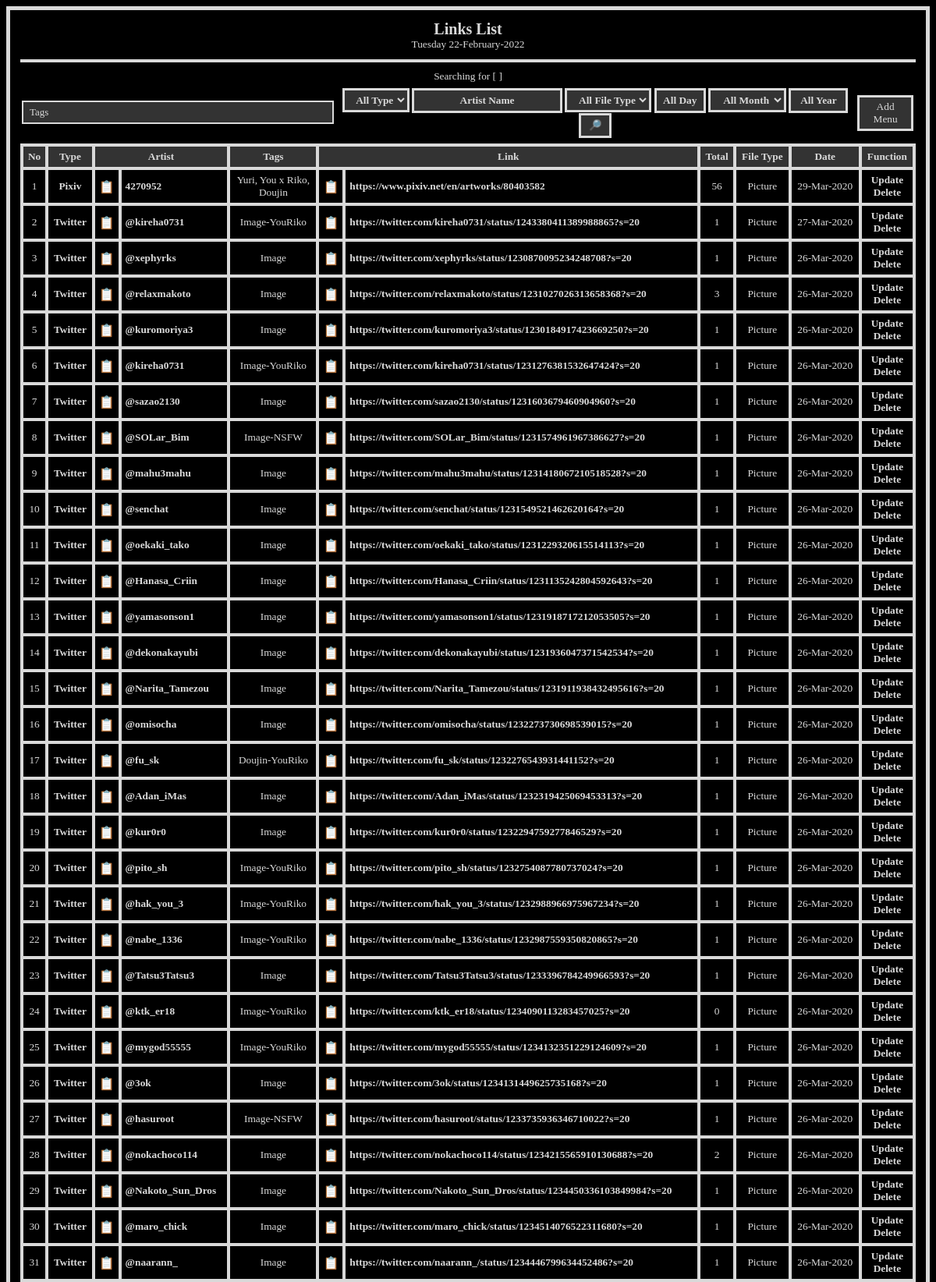
The page / (upper part) on the database its author committed.
### tables this page shows
CREATE TABLE `links` (
  `link_id` int(11) NOT NULL,
  `type_id` int(11) NOT NULL,
  `artist` varchar(50) NOT NULL,
  `tags_id` text NOT NULL,
  `link` text NOT NULL,
  `img_amount` int(11) NOT NULL,
  `file_type_id` int(11) NOT NULL,
  `input_date` date NOT NULL
);

CREATE TABLE `type` (
  `type_id` int(11) NOT NULL,
  `type_name` varchar(50) NOT NULL,
  `type_link` text NOT NULL
);

CREATE TABLE `tags` (
  `tags_id` int(11) NOT NULL,
  `tags_name` varchar(50) NOT NULL,
  `total_tags` bigint(20) NOT NULL
);

CREATE TABLE `file_type` (
  `file_type_id` int(11) NOT NULL,
  `file_type` varchar(10) NOT NULL
);

### index.php (the view, shortened to what this page needs)
<?php
    include "config/config.php";
    $typeSrc =  (isset($_GET['t'])) ? $_GET['t'] : "";
    $tagsSrc = (isset($_GET['ta'])) ? $_GET['ta'] : "";
    $fileTypeSrc = (isset($_GET['ft'])) ? $_GET['ft'] : "";
    $artistSrc = (isset($_GET['a'])) ? $_GET['a'] : "";
    $sortSrc = (isset($_GET['s'])) ? $_GET['s'] : "";
    $orderSrc = (isset($_GET['o'])) ? $_GET['o'] : "";
    $daySrc = (isset($_GET['d'])) ? $_GET['d'] : "";
    $monthSrc = (isset($_GET['m'])) ? $_GET['m'] : "";
    $yearSrc = (isset($_GET['y'])) ? $_GET['y'] : "";
    $tagsRep = str_replace('"',"%",$tagsSrc);
    $tagsRep1 = substr($tagsRep, 1, -1);
    $tagsRep2 = "'" . "$tagsRep1" . "'";
    $tagsRep3 = str_replace(',',"' AND links.tags_id LIKE '",$tagsRep2);
    $typeQuery = ($typeSrc == "") ? "type.type_id!=''" : "type.type_id='$typeSrc'";
    $tagsQuery = ($tagsRep3 == "''") ? "links.tags_id!=''" : "links.tags_id LIKE $tagsRep3";
    $fileTypeQuery = ($fileTypeSrc == "") ? "file_type.file_type_id!=''" : "file_type.file_type_id='$fileTypeSrc'";
    $artistQuery = ($artistSrc == "") ? "links.artist!=''" : "links.artist LIKE'%$artistSrc%'";
    $sortQuery = ($sortSrc == "" && $orderSrc == "") ? "links.link_id DESC" : "links.$sortSrc $orderSrc";
    $dayQuery = ($daySrc == "") ? "" : "%$daySrc";
    $monthQuery = ($monthSrc == "") ? "" : "%$monthSrc%";
    $yearQuery = ($yearSrc == "") ? "" : "$yearSrc%";
    $dateQuery = ($daySrc != "" OR $monthSrc != "" OR $yearSrc) ? "links.input_date LIKE '$yearQuery$monthQuery$dayQuery'" : " links.input_date!= ''" ;
    $linkPerPage = 50;
	$p = (isset($_GET['p']))? $_GET['p'] : "";
    $activePage = ($p == "")? 1 : $p;
    $firstItem = ($linkPerPage * $activePage) - $linkPerPage;
    $no = $firstItem + 1;
    $linksListTable = mysqli_query($connect, "SELECT * FROM links INNER JOIN type ON links.type_id=type.type_id INNER JOIN file_type ON links.file_type_id=file_type.file_type_id WHERE $typeQuery AND $tagsQuery AND $fileTypeQuery AND $dateQuery AND $artistQuery ORDER BY $sortQuery LIMIT $firstItem, $linkPerPage ");
?>
<!DOCTYPE html>
<html lang="en">
<head>
    <link rel="stylesheet" href="config/style.css">
    <link rel="stylesheet" href="config/selectize.custom.css">
</head>
<form action="" method="post">
<body>
<table align="center" border="0" class="index" width="100%">
            <tr>
                <td colspan="3" align="center">
                    <h3>Links List</h3>
                   <?= date("l d-F-Y")?>
                </td>
            </tr>
            <tr>
                <td colspan="3"><hr></td>
            </tr>
            <tr>
               <td align="center" colspan="3">
               Searching for [
                ]
               </td>
            </tr>
            <tr>
                <td colspan="3" align="center">
                    <table class="function" width="100%">
                        <tr>
                            <td style="padding: 1px 0px" align="left">
                                <div id="wrapper">
                                </div>
                            </td>
                            <td align="center">
                                <select name="type_id">
                                    <?php
                                        if($typeSrc == ""){
                                            ?>
                                    <option hidden value="">All Type</option>
                                    <?php }else{
                                        $linksRow1 = mysqli_fetch_array(mysqli_query($connect, "SELECT * FROM type WHERE type_id='$typeSrc'"));
                                    ?>
                                    <option hidden value="<?= $typeSrc?>"><?= $linksRow1['type_name']?></option>
                                    <?php }?>
                                </select>
                                <input type="text" name="artist" placeholder="Artist Name" value="<?=$artistSrc?>">
                                <select name="file_type_id">
                                    <?php
                                        if($fileTypeSrc == ""){
                                    ?>
                                    <option hidden value="">All File Type</option>
                                    <?php }else{
                                        $fileTypeRow3 = mysqli_fetch_array(mysqli_query($connect, "SELECT * FROM file_type WHERE file_type_id='$fileTypeSrc'"));
                                    ?>
                                    <option hidden value="<?= $fileTypeSrc?>"><?= $fileTypeRow3['file_type']?></option>
                                    <?php }?>
                                </select>
                                <input style="width:50px;" value="<?=$daySrc?>" type="number" placeholder="All Day" name="day" onKeyPress="return check(event,value)" onInput="checkLength(2,this)">
                                <select name="month">
                                    <?php
                                        if($monthSrc == ""){
                                    ?>
                                    <option hidden value="">All Month</option>
                                    <?php }elseif($monthSrc == "1"){?>
                                        <option hidden value="1">January</option>
                                    <?php }elseif($monthSrc == "2"){?>
                                        <option hidden value="2">Febuary</option>
                                    <?php }elseif($monthSrc == "3"){?>
                                        <option hidden value="3">March</option>
                                    <?php }elseif($monthSrc == "4"){?>
                                        <option hidden value="4">April</option>
                                    <?php }elseif($monthSrc == "5"){?>
                                        <option hidden value="5">May</option>
                                    <?php }elseif($monthSrc == "6"){?>
                                        <option hidden value="6">June</option>
                                    <?php }elseif($monthSrc == "7"){?>
                                        <option hidden value="7">July</option>
                                    <?php }elseif($monthSrc == "8"){?>
                                        <option hidden value="8">August</option>
                                    <?php }elseif($monthSrc == "9"){?>
                                        <option hidden value="9">September</option>
                                    <?php }elseif($monthSrc == "10"){?>
                                        <option hidden value="10">October</option>
                                    <?php }elseif($monthSrc == "11"){?>
                                        <option hidden value="11">November</option>
                                    <?php }elseif($monthSrc == "12"){?>
                                        <option hidden value="12">Descember</option>
                                    <?php }?>
                                </select>
                                <input value="<?=$yearSrc?>" style="width:60px;" type="number" name="year" placeholder="All Year" onKeyPress="return check(event,value)" onInput="checkLength(4,this)">
                                <input type="submit" name="search" value="🔎" >
                            </td>
                            <td align="right">
                            <div class="dropdown">
                                <button class="dropbtn">Add Menu</button>
                            </div>
                            </td>
                        </tr>
                    </table>
                    </form>
            <tr>
                <td colspan="3" align="center">
                    <table class="list" width="100%" cellspacing="0">
                        <tr>
                            <th>No</th>
                            <th>Type</th>
                            <th colspan="2">
                            <?php if($sortSrc == "artist" && $orderSrc == "DESC"){?>
                                <a class="sort" href='?t=<?=$typeSrc?>&ta=<?=$tagsSrc?>&ft=<?=$fileTypeSrc?>&d=<?=$daySrc?>&m=<?=$monthSrc?>&y=<?=$yearSrc?>&a=<?=$artistSrc?>&s=artist&o=ASC&p=1'>Artist&#9660;</a>
                            <?php }elseif($sortSrc == "artist" && $orderSrc == "ASC"){?>
                                <a class="sort" href='?t=<?=$typeSrc?>&ta=<?=$tagsSrc?>&ft=<?=$fileTypeSrc?>&d=<?=$daySrc?>&m=<?=$monthSrc?>&y=<?=$yearSrc?>&a=<?=$artistSrc?>&s=&o=&p=1'>Artist&#9650;</a>
                            <?php }else{?>
                                <a class="sort" href='?t=<?=$typeSrc?>&ta=<?=$tagsSrc?>&ft=<?=$fileTypeSrc?>&d=<?=$daySrc?>&m=<?=$monthSrc?>&y=<?=$yearSrc?>&a=<?=$artistSrc?>&s=artist&o=DESC&p=1'>Artist</a>
                            <?php }?>
                            </th>
                            <th width="100px">Tags</th>
                            <th colspan="2">Link</th>
                            <th >
                            <?php if($sortSrc == "img_amount" && $orderSrc == "DESC"){?>
                                <a class="sort" href='?t=<?=$typeSrc?>&ta=<?=$tagsSrc?>&ft=<?=$fileTypeSrc?>&d=<?=$daySrc?>&m=<?=$monthSrc?>&y=<?=$yearSrc?>&a=<?=$artistSrc?>&s=img_amount&o=ASC&p=1'>Total&#9660;</a>
                            <?php }elseif($sortSrc == "img_amount" && $orderSrc == "ASC"){?>
                                <a class="sort" href='?t=<?=$typeSrc?>&ta=<?=$tagsSrc?>&ft=<?=$fileTypeSrc?>&d=<?=$daySrc?>&m=<?=$monthSrc?>&y=<?=$yearSrc?>&a=<?=$artistSrc?>&s=&o=&p=1'>Total&#9650;</a>
                            <?php }else{?>
                                <a class="sort" href='?t=<?=$typeSrc?>&ta=<?=$tagsSrc?>&ft=<?=$fileTypeSrc?>&d=<?=$daySrc?>&m=<?=$monthSrc?>&y=<?=$yearSrc?>&a=<?=$artistSrc?>&s=img_amount&o=DESC&p=1'>Total</a>
                            <?php }?>
                            </th>
                            <th>File Type</th>
                            <th >
                            <?php if($sortSrc == "input_date" && $orderSrc == "DESC"){?>
                                <a class="sort" href='?t=<?=$typeSrc?>&ta=<?=$tagsSrc?>&ft=<?=$fileTypeSrc?>&d=<?=$daySrc?>&m=<?=$monthSrc?>&y=<?=$yearSrc?>&a=<?=$artistSrc?>&s=input_date&o=ASC&p=1'>Date&#9660;</a>
                            <?php }elseif($sortSrc == "input_date" && $orderSrc == "ASC"){?>
                                <a class="sort" href='?t=<?=$typeSrc?>&ta=<?=$tagsSrc?>&ft=<?=$fileTypeSrc?>&d=<?=$daySrc?>&m=<?=$monthSrc?>&y=<?=$yearSrc?>&a=<?=$artistSrc?>&s=&o=&p=1'>Date&#9650;</a>
                            <?php }else{?>
                                <a class="sort" href='?t=<?=$typeSrc?>&ta=<?=$tagsSrc?>&ft=<?=$fileTypeSrc?>&d=<?=$daySrc?>&m=<?=$monthSrc?>&y=<?=$yearSrc?>&a=<?=$artistSrc?>&s=input_date&o=DESC&p=1'>Date</a>
                            <?php }?>
                            </th>
                            <th>Function</th>
                        </tr>
                        <?php
                            while($linksListRow = mysqli_fetch_array($linksListTable)){
                                $dateT = strtotime($linksListRow['input_date']);
                                $n = $no++;
                        ?>
                        <tr>
                            <td align="center"><?= $n?></td>
                            <td class="caps" align="center">
                                <?php if($linksListRow['type_name'] != ""){?>
                                <a class="link" href="<?=$linksListRow['link_to_home']?>"><?= $linksListRow['type_name']?></a>
                                <?php }else{?>
                                    <?= $linksListRow['type_name']?>
                                <?php }?>
                            </td>
                            <td width="1px">
                                <?php if($linksListRow['type_name'] != ""){?>
                                    <a class="copy" id="btn<?= $n ?>" data-clipboard-text="<?=$linksListRow['link_to_user']?><?= $linksListRow['artist'] ?>" style="cursor:pointer">&#128203;</a>
                                <?php }else{?>
                                    <a class="copy" id="btn<?= $n ?>" data-clipboard-text="<?= $linksListRow['artist'] ?>" style="cursor:pointer">&#128203;</a>
                                <?php }?>
                            </td>
                            <td>
                                <?php if($linksListRow['type_name'] != ""){?>
                                    <a class="link" href="<?=$linksListRow['link_to_user']?><?= $linksListRow['artist']?>"><?= $linksListRow['artist']?></a>
                                <?php }else{?>
                                    <?= $linksListRow['artist']?>
                                <?php }?>
                            </td>
                            <td align="center">
                            <?php
                                $tagsno = 0;
                                $tags = json_decode($linksListRow['tags_id'], true);
                                $totalTags = count($tags);
                                while($tagsno < $totalTags){
                                    $t = $tagsno++;
                                    $rowTags = mysqli_fetch_array(mysqli_query($connect, "SELECT * FROM tags WHERE tags_id='$tags[$t]'"));
                                    echo $rowTags['tags_name'];
                                    if($tagsno != $totalTags){
                                        echo ", ";
                                    }
                                }
                            ?>
                            </td>
                            <td width="1px"><a class="copy" id="btn<?= $n ?>" data-clipboard-text="<?= $linksListRow['link'] ?>" style="cursor:pointer">&#128203;</a></td>
                            <td><a class="link" href="<?= $linksListRow['link']?>"><?= $linksListRow['link']?></a></td>
                            <td align="center"><?= $linksListRow['img_amount']?></td>
                            <td class="caps" align="center"><?= $linksListRow['file_type']?></td>
                            <td align="center"><?= date("d-M-Y", $dateT)?></td>
                            <td align="center"><a class="link" onclick="saveURL()" href="update?type=update-home&id=<?= $linksListRow['link_id']?>&t=<?= $linksListRow['type_id']?>">Update</a><a class="link" onclick="return confirm('Are you sure you want to delete?')" href="function?type=delete-home&id=<?= $linksListRow['link_id']?>&t=<?= $linksListRow['type_id']?>">Delete</a></td>
                        </tr>
                            <?php } ?>
                    </table>
                </td>
            </tr>
</body>
</html>

### rows shown on the page
links: n "1", type.type_name "Pixiv", artist "4270952", link "https://www.pixiv.net/en/artworks/80403582", img_amount "56", file_type.file_type "Picture", input_date "29-Mar-2020"
tags: tags_name "Yuri"
tags: tags_name "You x Riko"
tags: tags_name "Doujin"
links: n "2", type.type_name "Twitter", artist "@kireha0731", link "https://twitter.com/kireha0731/status/1243380411389988865?s=20", img_amount "1", file_type.file_type "Picture", input_date "27-Mar-2020"
tags: tags_name "Image-YouRiko"
links: n "3", type.type_name "Twitter", artist "@xephyrks", link "https://twitter.com/xephyrks/status/1230870095234248708?s=20", img_amount "1", file_type.file_type "Picture", input_date "26-Mar-2020"
tags: tags_name "Image"
links: n "4", type.type_name "Twitter", artist "@relaxmakoto", link "https://twitter.com/relaxmakoto/status/1231027026313658368?s=20", img_amount "3", file_type.file_type "Picture", input_date "26-Mar-2020"
links: n "5", type.type_name "Twitter", artist "@kuromoriya3", link "https://twitter.com/kuromoriya3/status/1230184917423669250?s=20", img_amount "1", file_type.file_type "Picture", input_date "26-Mar-2020"
links: n "6", type.type_name "Twitter", artist "@kireha0731", link "https://twitter.com/kireha0731/status/1231276381532647424?s=20", img_amount "1", file_type.file_type "Picture", input_date "26-Mar-2020"
links: n "7", type.type_name "Twitter", artist "@sazao2130", link "https://twitter.com/sazao2130/status/1231603679460904960?s=20", img_amount "1", file_type.file_type "Picture", input_date "26-Mar-2020"
links: n "8", type.type_name "Twitter", artist "@SOLar_Bim", link "https://twitter.com/SOLar_Bim/status/1231574961967386627?s=20", img_amount "1", file_type.file_type "Picture", input_date "26-Mar-2020"
tags: tags_name "Image-NSFW"
links: n "9", type.type_name "Twitter", artist "@mahu3mahu", link "https://twitter.com/mahu3mahu/status/1231418067210518528?s=20", img_amount "1", file_type.file_type "Picture", input_date "26-Mar-2020"
links: n "10", type.type_name "Twitter", artist "@senchat", link "https://twitter.com/senchat/status/1231549521462620164?s=20", img_amount "1", file_type.file_type "Picture", input_date "26-Mar-2020"
links: n "11", type.type_name "Twitter", artist "@oekaki_tako", link "https://twitter.com/oekaki_tako/status/1231229320615514113?s=20", img_amount "1", file_type.file_type "Picture", input_date "26-Mar-2020"
links: n "12", type.type_name "Twitter", artist "@Hanasa_Criin", link "https://twitter.com/Hanasa_Criin/status/1231135242804592643?s=20", img_amount "1", file_type.file_type "Picture", input_date "26-Mar-2020"
links: n "13", type.type_name "Twitter", artist "@yamasonson1", link "https://twitter.com/yamasonson1/status/1231918717212053505?s=20", img_amount "1", file_type.file_type "Picture", input_date "26-Mar-2020"
links: n "14", type.type_name "Twitter", artist "@dekonakayubi", link "https://twitter.com/dekonakayubi/status/1231936047371542534?s=20", img_amount "1", file_type.file_type "Picture", input_date "26-Mar-2020"
links: n "15", type.type_name "Twitter", artist "@Narita_Tamezou", link "https://twitter.com/Narita_Tamezou/status/1231911938432495616?s=20", img_amount "1", file_type.file_type "Picture", input_date "26-Mar-2020"
links: n "16", type.type_name "Twitter", artist "@omisocha", link "https://twitter.com/omisocha/status/1232273730698539015?s=20", img_amount "1", file_type.file_type "Picture", input_date "26-Mar-2020"
links: n "17", type.type_name "Twitter", artist "@fu_sk", link "https://twitter.com/fu_sk/status/1232276543931441152?s=20", img_amount "1", file_type.file_type "Picture", input_date "26-Mar-2020"
tags: tags_name "Doujin-YouRiko"
links: n "18", type.type_name "Twitter", artist "@Adan_iMas", link "https://twitter.com/Adan_iMas/status/1232319425069453313?s=20", img_amount "1", file_type.file_type "Picture", input_date "26-Mar-2020"
links: n "19", type.type_name "Twitter", artist "@kur0r0", link "https://twitter.com/kur0r0/status/1232294759277846529?s=20", img_amount "1", file_type.file_type "Picture", input_date "26-Mar-2020"
links: n "20", type.type_name "Twitter", artist "@pito_sh", link "https://twitter.com/pito_sh/status/1232754087780737024?s=20", img_amount "1", file_type.file_type "Picture", input_date "26-Mar-2020"
links: n "21", type.type_name "Twitter", artist "@hak_you_3", link "https://twitter.com/hak_you_3/status/1232988966975967234?s=20", img_amount "1", file_type.file_type "Picture", input_date "26-Mar-2020"
links: n "22", type.type_name "Twitter", artist "@nabe_1336", link "https://twitter.com/nabe_1336/status/1232987559350820865?s=20", img_amount "1", file_type.file_type "Picture", input_date "26-Mar-2020"
links: n "23", type.type_name "Twitter", artist "@Tatsu3Tatsu3", link "https://twitter.com/Tatsu3Tatsu3/status/1233396784249966593?s=20", img_amount "1", file_type.file_type "Picture", input_date "26-Mar-2020"
links: n "24", type.type_name "Twitter", artist "@ktk_er18", link "https://twitter.com/ktk_er18/status/1234090113283457025?s=20", img_amount "0", file_type.file_type "Picture", input_date "26-Mar-2020"
links: n "25", type.type_name "Twitter", artist "@mygod55555", link "https://twitter.com/mygod55555/status/1234132351229124609?s=20", img_amount "1", file_type.file_type "Picture", input_date "26-Mar-2020"
links: n "26", type.type_name "Twitter", artist "@3ok", link "https://twitter.com/3ok/status/1234131449625735168?s=20", img_amount "1", file_type.file_type "Picture", input_date "26-Mar-2020"
links: n "27", type.type_name "Twitter", artist "@hasuroot", link "https://twitter.com/hasuroot/status/1233735936346710022?s=20", img_amount "1", file_type.file_type "Picture", input_date "26-Mar-2020"
links: n "28", type.type_name "Twitter", artist "@nokachoco114", link "https://twitter.com/nokachoco114/status/1234215565910130688?s=20", img_amount "2", file_type.file_type "Picture", input_date "26-Mar-2020"
links: n "29", type.type_name "Twitter", artist "@Nakoto_Sun_Dros", link "https://twitter.com/Nakoto_Sun_Dros/status/1234450336103849984?s=20", img_amount "1", file_type.file_type "Picture", input_date "26-Mar-2020"
links: n "30", type.type_name "Twitter", artist "@maro_chick", link "https://twitter.com/maro_chick/status/1234514076522311680?s=20", img_amount "1", file_type.file_type "Picture", input_date "26-Mar-2020"
links: n "31", type.type_name "Twitter", artist "@naarann_", link "https://twitter.com/naarann_/status/1234446799634452486?s=20", img_amount "1", file_type.file_type "Picture", input_date "26-Mar-2020"
